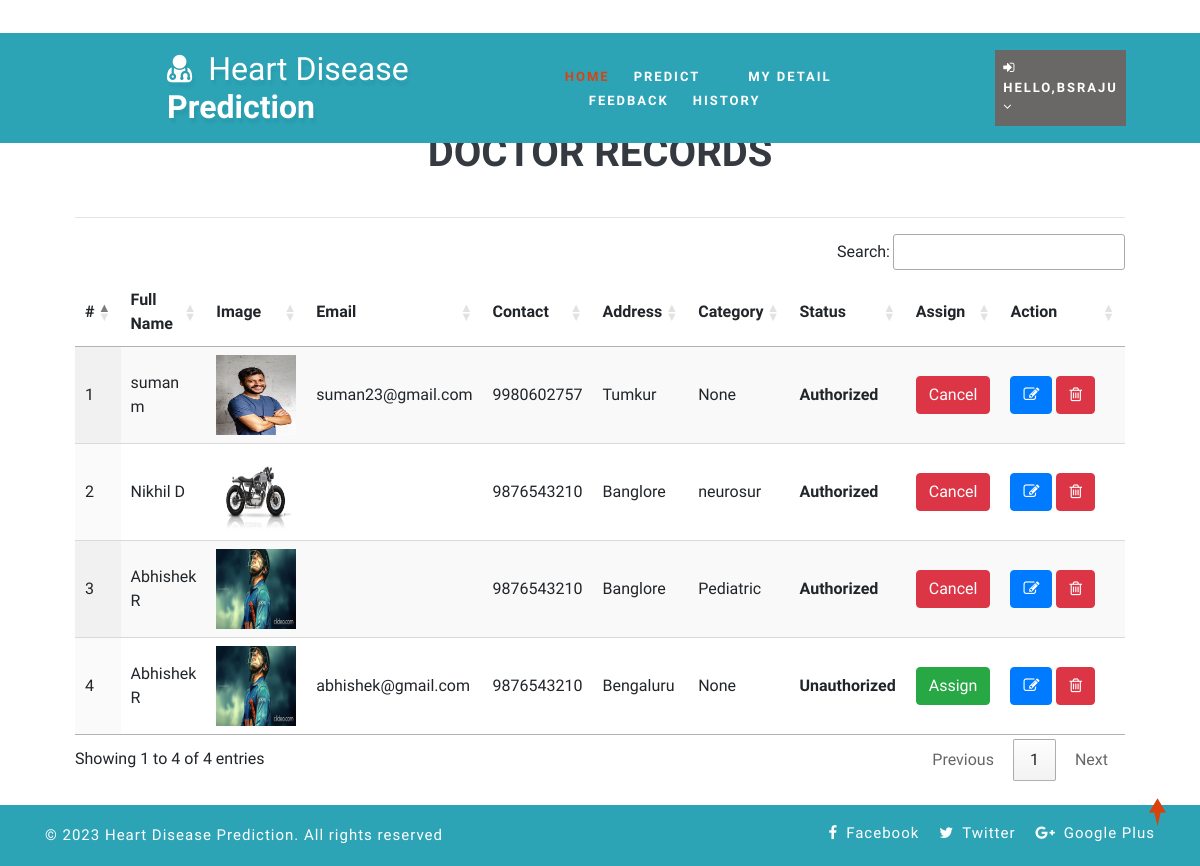
Screenshot of /view_doctor (signed in) with the database file from the repository.
### health/models.py (models this page shows, shortened)
class Doctor(models.Model):
    status = models.IntegerField(DOCTOR_STATUS, null=True)
    user = models.ForeignKey(User, on_delete=models.CASCADE, null=True)
    contact = models.CharField(max_length=100, null=True)
    address = models.CharField(max_length=100, null=True)
    category = models.CharField(max_length=100, null=True)
    doj = models.DateField(null=True)
    dob = models.DateField(null=True)
    image = models.FileField(null=True)

### health/views.py (the view)
# urls.py: path('view_doctor', View_Doctor,name="view_doctor"),
@login_required(login_url="login")
def View_Doctor(request):
    doc = Doctor.objects.all()
    d = {'doc':doc}
    return render(request,'view_doctor.html',d)

### health/templates/view_doctor.html (shortened to what this page needs)
{% extends 'index.html' %}
{% load static %}
{% block body %}
<div class="container-fluid" style="width:90%;margin-top:8%">
                    <div class="container-fluid">
                        <h1 align="center"class="w3ls-title text-uppercase text-dark font-weight-bold">Doctor Records</h1><br>
                         </div><hr>
                                <table id="example" class="display" style="width:100%">
                                  <thead>
                                    <tr>
                                      <th>#</th>
                                      <th>Full Name</th>
                                      <th>Image</th>
                                      <th>Email</th>
                                      <th>Contact</th>
                                      <th>Address</th>
                                      <th>Category</th>
                                      <th>Status</th>
                                      <th>Assign</th>
                                      <th>Action</th>
                                  </tr>
                              </thead>
                              <tbody>
                              {% for i in doc %}
                                <tr>
                                  <td>{{forloop.counter}}</td>
                                  <td>{{i.user.first_name}} {{i.user.last_name}}</td>
                                  <td><img src="{{i.image.url}}" style="width:80px;height:80px"></td>
                                  <td>{{i.user.email}}</td>
                                  <td>{{i.contact}}</td>
                                  <td>{{i.address}}</td>
                                  <td>{{i.category}}</td>
                                  <td>
                                      {% if i.status == 1 %}
                                      <b>Authorized</b>
                                  {% else %}
                                      <b>Unauthorized</b>
                                      {% endif %}
                                  </td>
                                    <td>{% if i.status == 1 %}
                                        <a href="{% url 'assign_status' i.id %}" onclick="return confirm('Do you want to withdraw approval to doctor : {{i.user.first_name}}?')"><button class="btn btn-danger">Cancel</button></a>
                                        {% else %}
                                        <a href="{% url 'assign_status' i.id %}" onclick="return confirm('Do you want to give approve to doctor : {{i.user.first_name}}?')"><button class="btn btn-success">Assign</button></a>
                                        {% endif %}
                                    </td>
                                    <td style="width:150px">
                                      <a href="{% url 'change_doctor' i.id %}" ><button class="btn btn-primary"><i class="fa fa-edit"></i></button></a>
                                      <a href="{% url 'delete_doctor' i.id %}" ><button class="btn btn-danger" onclick="return confirm('Are you sure?')"><i class="fa fa-trash-o"></i></button></a></td>
                              </tr>
                              {% endfor %}
                          </tbody>
                      </table>
                  </div>
{% endblock %}

### health/templates/index.html (shortened to what this page needs)
<!DOCTYPE html>
{% load static %}
<html lang="zxx">
<head>
	<link rel="stylesheet" href="{% static 'css/bootstrap.css' %}">
	<link href="{% static 'css/css_slider.css' %}" type="text/css" rel="stylesheet" media="all">
	<link rel="stylesheet" href="{% static 'css/style.css' %}" type="text/css" media="all" />
	<link href="{% static 'css/font-awesome.min.css' %}" rel="stylesheet">
<link rel='stylesheet' type='text/css' href="https://cdn.datatables.net/1.10.21/css/jquery.dataTables.min.css">
<link rel='stylesheet' type='text/css' href="https://cdn.datatables.net/buttons/1.6.2/css/buttons.dataTables.min.css">
</head>
<body>
	<div id="home" style="margin-bottom:2%">
		<header>
			<div class="top-bar py-3">
				<div class="container">
					<div class="row">
						<div class="col-xl-7 col-lg-6 col-md-4 top-social-agile text-md-right text-center mt-md-0 mt-2">
							<div class="row">
								<div class="col-xl-3 col-lg-4 col-6 top-w3layouts p-md-0 text-right">
								</div>
								<div class="col-xl-3 col-lg-4 col-6 header-w3layouts text-md-right text-left">
								</div>
							</div>
						</div>
					</div>
				</div>
			</div>
		</header>
		<div class="main-top" style="background:rgb(44, 164, 182)">
			<div class="container-fluid">
				<div class="header d-md-flex justify-content-between align-items-center py-3">
					<div id="logo" style="margin-left:13%">
						<h1>
							<a href="index.html">
								<span class="fa fa-user-md mr-2"></span>
								<span class="logo-sp">Heart Disease</span> Prediction
							</a>
						</h1>
					</div>
					{% if request.user.is_staff %}
					<div class="nav_w3ls" style="margin-right:4%">
						<nav>
							<label for="drop1" class="toggle">Menu</label>
							<input type="checkbox" id="drop1" />
							<ul class="menu" style="padding:15px;width:100%">
								<li class="mx-lg-4 mx-md-3 my-md-0 my-2"><a href="{% url 'admin_home' %}" >Home</a></li>
								<li>
									<label for="drop-2" class="toggle toogle-2"> <span class="fa fa-angle-down" aria-hidden="true"></span>
									</label>
									<a href="#"> Doctor <span class="fa fa-angle-down" aria-hidden="true"></span></a>
									<ul style="margin-top:2%;width:40%;margin-right:0%">
										<li style="width:100%;"><a href="/add_doctor" class="drop-text">Add Doctor</a></li>
										<li style="width:100%;"><a href="/view_doctor" class="drop-text">View Doctor</a></li>
									</ul>
								</li>
								<li class="mx-lg-4 mx-md-3 my-md-0 my-2"><a href="/view_patient">Patient</a></li>
								<li class="mx-lg-4 mx-md-3 my-md-0 my-2">
									<a href="/view_search_pat">Searched Data</a></li>
								<li><a href="/view_feedback">Feedback</a></li>
							</ul>
						</nav>
					</div>
					<div class="nav_w3ls" style="margin-right:3%">
						<nav>
							<label for="drop2" class="toggle">Menu</label>
							<input type="checkbox" id="drop2" />
							<ul class="menu">
								<li class="mx-lg-4 mx-md-3 my-md-0 my-2" style="background:red;padding:8px">
									<label for="drop-2" class="toggle toogle-2"> <span class="fa fa-angle-down" aria-hidden="true"></span>
									</label>
									<a href="#"><i class="fa fa-user"></i> {{request.user.username}} <span class="fa fa-angle-down" aria-hidden="true"></span></a>
									<ul style="margin-top:10%;width:80%;margin-right:5%">
										<li style="width:100%;"><a href="{% url 'change_password' %}" class="drop-text">Password</a></li>
										<li style="width:100%;"><a href="{% url 'logout' %}" class="drop-text">Logout</a></li>
									</ul>
								</li>
							</ul>
						</nav>
					</div>
					{% elif request.user.patient_set.all.0 %}
					<div class="nav_w3ls" style="margin-left:5%;font-weight:bold">
						<nav>
							<ul class="menu" style="padding:15px;width:100%">
								<li><a href="{% url 'patient_home' %}" class="active">Home</a></li>
								<li class="mx-lg-4 mx-md-3 my-md-0 my-2"><a href="/add_heartdetail">Predict</a></li>
								<li class="mx-lg-4 mx-md-3 my-md-0 my-2"><a href="/profile_doctor">My Detail</a></li>
								<li class="mx-lg-4 mx-md-3 my-md-0 my-2"><a href="/sent_feedback">Feedback</a></li>
								<li><a href="/view_search_pat">History</a></li>
							</ul>
						</nav>
					</div>
					<div class="nav_w3ls" style="margin-right:3%">
						<nav>
							<ul class="menu">
								<li class="mx-lg-4 mx-md-3 my-md-0 my-2" style="background:#6a6767;padding:8px">
									<a href="#"><i class="fa fa-sign-in"></i> Hello,{{request.user.username}} <span class="fa fa-angle-down" aria-hidden="true"></span></a>
								</li>
							</ul>
						</nav>
					</div>
					{% endif %}
				</div>
			</div>
		</div>
		{% block body %}
		{% endblock %}
	</div>
	<div class="copy-w3pvt" style="background:rgb(44, 164, 182);color:white">
		<div class="container py-3">
			<div class="row">
				<div class="col-lg-7 w3ls_footer_grid1_left text-lg-left text-center">
					<p style="color:white">&copy; 2023 Heart Disease Prediction. All rights reserved</a>
					</p>
				</div>
				<div class="col-lg-5 w3ls_footer_grid_left1_pos text-lg-right text-center mt-lg-0 mt-2">
					<ul style="color:white">
						<li>
							<a href="#" style="color:white" class="facebook">
								<span class="fa fa-facebook-f mr-2"></span>Facebook</a>
						</li>
						<li class="mx-3">
							<a href="#" style="color:white" class="twitter">
								<span class="fa fa-twitter mr-2"></span>Twitter</a>
						</li>
						<li>
							<a href="#" style="color:white" class="google">
								<span class="fa fa-google-plus mr-2"></span>Google Plus</a>
						</li>
					</ul>
				</div>
			</div>
		</div>
	</div>
	<a href="#home" style="color:white" class="move-top text-center"></a>
</body>
</html>

### health/static/css/style.css (style rules this page uses)
body { padding: 0; margin: 0; background: #FFF; font-family: 'Quicksand', sans-serif; }
body a, body button { transition: 0.5s all; -webkit-transition: 0.5s all; -moz-transition: 0.5s all; -o-transition: 0.5s all; -ms-transition: 0.5s all; text-decoration: none; }
html { scroll-behavior: smooth; }
h1, h2, h3, h4, h5, h6 { margin: 0; padding: 0; font-family: 'Mukta', sans-serif; }
p { margin: 0; padding: 0; font-size: 15px; letter-spacing: 1px; line-height: 1.9; color: #999; font-family: 'Quicksand', sans-serif; }
ul, ol { margin: 0; padding: 0; }
a.move-top { width: 34px; height: 34px; background: url(../images/move-top.png) no-repeat; display: inline-block; position: fixed; bottom: 4%; right: 2%; z-index: 0; }
#home { position: relative; }
.main-top { position: absolute; z-index: 999; width: 100%; background: rgba(0, 0, 0, 0.4); }
nav { margin: 0; padding: 0; }
#logo a { float: left; display: initial; font-weight: 700; font-size: 32px; color: #fff; text-shadow: 2px 5px 3px rgba(0, 0, 0, 0.06); padding: 0; }
span.logo-sp { font-weight: 100; }
nav:after { content: ""; display: table; clear: both; }
nav ul { float: right; padding: 0; margin: 0; list-style: none; position: relative; }
nav ul li { margin: 0px; display: inline-block; float: left; }
nav a { padding: 0; color: #fff; font-size: 13px; letter-spacing: 2px; font-weight: 700; text-transform: uppercase; display: inline-block; transition: 0.5s all; -webkit-transition: 0.5s all; -moz-transition: 0.5s all; -o-transition: 0.5s all; -ms-transition: 0.5s all; }
.menu li a.active, .menu li a:hover { color: #2196f3; transition: 0.5s all; -webkit-transition: 0.5s all; -moz-transition: 0.5s all; -o-transition: 0.5s all; -ms-transition: 0.5s all; color: #d84315; }
li>a:only-child:after { content: ''; }
.w3ls_footer_grid_left1_pos ul li, ul.list-part li { display: inline-block; }
.w3ls_footer_grid_left1_pos ul li a { color: #000; text-decoration: none; letter-spacing: 1px; font-size: 15px; }
.w3ls_footer_grid1_left p { color: #484848; font-weight: 500; }

### rows the page displays
Doctor: user.first_name "suman", user.last_name "m", image (picture), user.email "suman23@gmail.com", contact "9980602757", address "Tumkur", category "None", status "Authorized"
Doctor: user.first_name "Nikhil", user.last_name "D", image (picture), contact "9876543210", address "Banglore", category "neurosur", status "Authorized"
Doctor: user.first_name "Abhishek", user.last_name "R", image (picture), contact "9876543210", address "Banglore", category "Pediatric", status "Authorized"
Doctor: user.first_name "Abhishek", user.last_name "R", image (picture), user.email "abhishek@gmail.com", contact "9876543210", address "Bengaluru", category "None", status "Unauthorized"

### other values shown
{{ request.user.username }} "BSRAJU"
